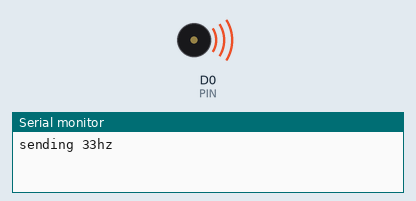
A sketch run on a simulated ESP8266 (NodeMCU). Parts: buzzer (waves = sounding), the last lines printed to the serial monitor.

Above: at 1.2 s.
At 21.2 s:
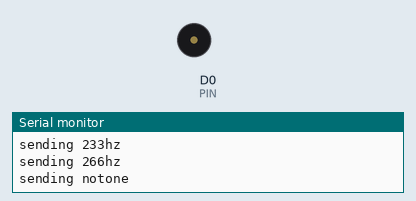
Timing chart, 0 to 29.3 s (numbered marks = the images above):
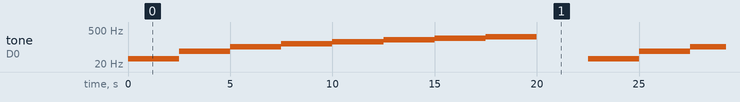

The sketch:

signaltone.ino
```cpp
#define PIN D0
//replace pin with your digital pin

void setup()  {
  Serial.begin(115200);
  pinMode(PIN, OUTPUT);
}

void loop()  {
  Serial.println("sending 33hz");
  tone(PIN, 33.3333333333333);
  delay(2500);
  Serial.println("sending 66hz");
  tone(PIN, 66.66666666666667);
  delay(2500);
  Serial.println("sending 100hz");
  tone(PIN, 100);
  delay(2500);
  Serial.println("sending 133hz");
  tone(PIN, 133.3333333333333);
  delay(2500);
  Serial.println("sending 166hz");
  tone(PIN, 166.6666666666667);
  delay(2500);
  Serial.println("sending 200hz");
  tone(PIN, 200);
  delay(2500);
  Serial.println("sending 233hz");
  tone(PIN, 233.3333333333333);
  delay(2500);
  Serial.println("sending 266hz");
  tone(PIN, 266.6666666666667);
  delay(2500);
  Serial.println("sending notone");
  noTone(PIN);
  delay(2500);
}
```

Measured:
- by itself, tone on D0 (PIN): repeats every 22.5 s: 66 Hz 2.5 s, 100 Hz 2.5 s, 133 Hz 2.5 s, 166 Hz 2.5 s, 200 Hz 2.5 s, 233 Hz 2.5 s, 266 Hz 2.5 s, silent 2.5 s, 33 Hz 2.5 s
